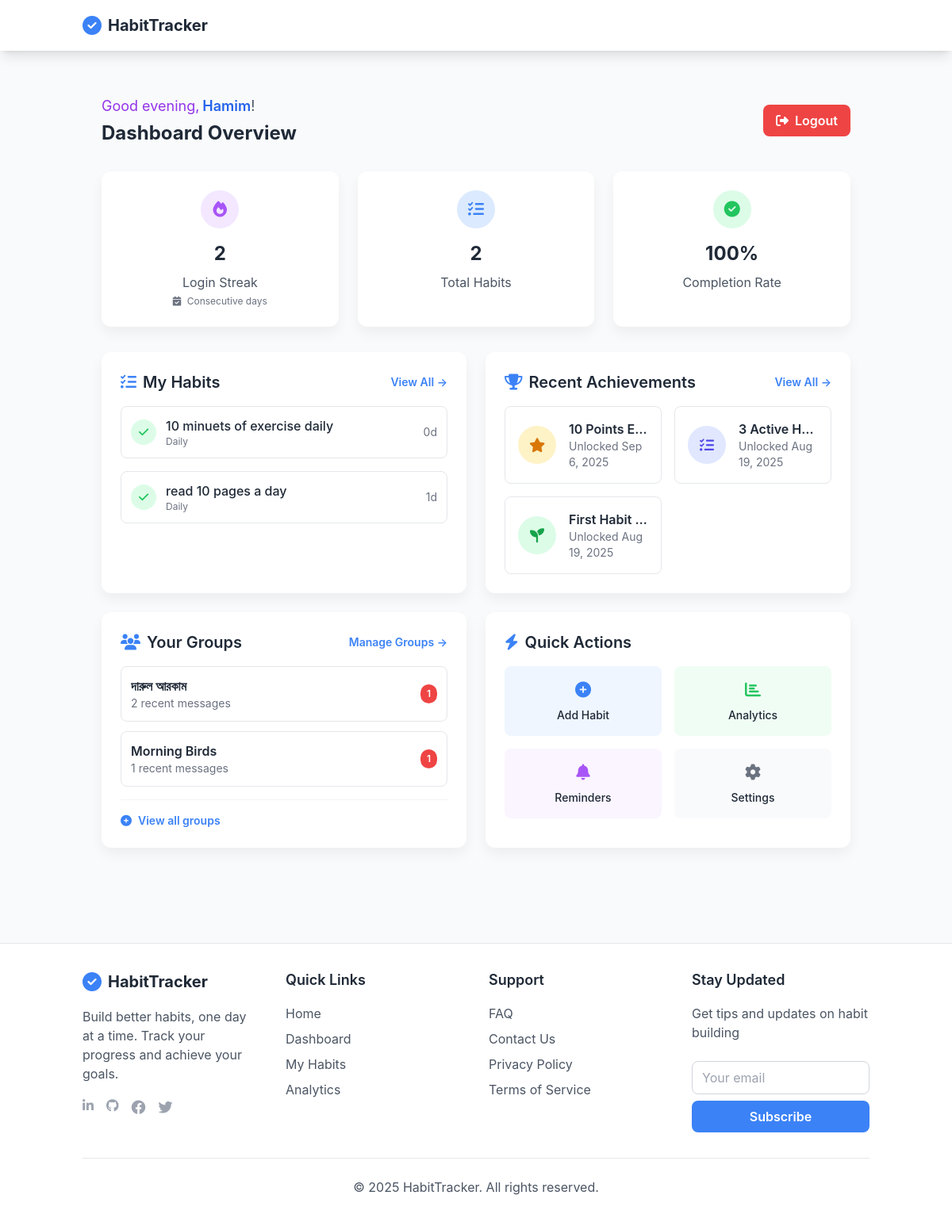
/dashboard.php (signed in), run on the app's committed database.
### tables this page shows
CREATE TABLE `user_settings` (
  `id` int(11) NOT NULL,
  `user_id` int(11) NOT NULL,
  `reminder_time` time DEFAULT '09:00:00',
  `enable_notifications` tinyint(1) DEFAULT 0,
  `last_missed_check` date DEFAULT NULL,
  `login_streak` int(11) DEFAULT 0,
  `last_login_date` date DEFAULT NULL
);

CREATE TABLE `habits` (
  `id` int(11) NOT NULL,
  `user_id` int(11) NOT NULL,
  `name` varchar(255) NOT NULL,
  `description` text DEFAULT NULL,
  `frequency` enum('daily','weekly','custom') NOT NULL,
  `custom_days` varchar(20) DEFAULT NULL,
  `start_date` date NOT NULL,
  `end_date` date DEFAULT NULL,
  `created_at` timestamp NOT NULL DEFAULT current_timestamp(),
  `category` enum('health','productivity','learning','fitness','others') DEFAULT 'health',
  `is_public` tinyint(1) DEFAULT 0,
  `is_visible_to_group` tinyint(1) DEFAULT 0
);

CREATE TABLE `habit_progress` (
  `id` int(11) NOT NULL,
  `habit_id` int(11) NOT NULL,
  `progress_date` date NOT NULL,
  `completed` tinyint(1) DEFAULT 0,
  `created_at` timestamp NOT NULL DEFAULT current_timestamp()
);

CREATE TABLE `user_streaks` (
  `id` int(11) NOT NULL,
  `user_id` int(11) NOT NULL,
  `habit_id` int(11) NOT NULL,
  `current_streak` int(11) DEFAULT 0,
  `longest_streak` int(11) DEFAULT 0,
  `last_updated` date DEFAULT NULL
);

CREATE TABLE `user_achievements` (
  `id` int(11) NOT NULL,
  `user_id` int(11) NOT NULL,
  `achievement_name` varchar(100) NOT NULL,
  `unlocked_at` timestamp NOT NULL DEFAULT current_timestamp()
);

CREATE TABLE `groups` (
  `id` int(11) NOT NULL,
  `name` varchar(100) NOT NULL,
  `description` text DEFAULT NULL,
  `created_by` int(11) DEFAULT NULL,
  `is_public` tinyint(1) DEFAULT 1,
  `created_at` timestamp NOT NULL DEFAULT current_timestamp(),
  `allow_member_visibility` tinyint(1) DEFAULT 1
);

### dashboard.php (the view, shortened to what the rows shown need)
<?php
require_once 'config.php';
$user_id = $_SESSION['user_id'];
$stmt = $pdo->prepare("SELECT * FROM habits WHERE user_id = ? ORDER BY created_at DESC");
$stmt->execute([$user_id]);
$habits = $stmt->fetchAll();
$stmt = $pdo->prepare("SELECT login_streak FROM user_settings WHERE user_id = ?");
$stmt->execute([$user_id]);
$login_streak = $stmt->fetch()['login_streak'] ?? 0;
$stmt = $pdo->prepare("
    SELECT achievement_name, unlocked_at
    FROM user_achievements
    WHERE user_id = ?
    ORDER BY unlocked_at DESC
    LIMIT 4
");
$stmt->execute([$user_id]);
$achievements = $stmt->fetchAll();
require_once 'header.php';
?>
<div id="dashboard-view" class="flex">
    <div class="flex-1">
        <div class="p-6">
            <div class="flex flex-col md:flex-row justify-between items-center mb-8">
                <div class="flex flex-col mb-4 md:mb-0">
                    <h1 class="text-2xl font-bold text-gray-800">Dashboard Overview</h1>
                </div>
            </div>
            <div class="grid grid-cols-1 md:grid-cols-3 gap-6 mb-8">
                <div class="app-card p-6 text-center">
                    <div class="w-12 h-12 bg-purple-100 rounded-full flex items-center justify-center mx-auto mb-4">
                        <i class="fas fa-fire text-purple-500 text-xl"></i>
                    </div>
                    <div class="text-2xl font-bold text-gray-800 mb-2">
                        <?php echo $login_streak; ?>
                    </div>
                    <div class="text-gray-600">Login Streak</div>
                    <div class="text-xs text-gray-500 mt-1">
                        <?php if ($login_streak > 0): ?>
                            <i class="fas fa-calendar-check mr-1"></i> Consecutive days
                        <?php else: ?>
                            <i class="fas fa-calendar mr-1"></i> Start your streak!
                        <?php endif; ?>
                    </div>
                </div>
            </div>
            <div class="grid grid-cols-1 lg:grid-cols-2 gap-6">
                <div class="app-card p-6">
                    <div class="flex items-center justify-between mb-4">
                        <h2 class="text-xl font-semibold text-gray-800 flex items-center">
                            <i class="fas fa-list-check text-blue-500 mr-2"></i>
                            My Habits
                        </h2>
                    </div>
                    <div class="space-y-4">
                        <?php if (empty($habits)): ?>
                            <div class="text-center py-8 text-gray-500">
                                <i class="fas fa-list-check text-3xl text-gray-300 mb-3"></i>
                                <p>No habits yet</p>
                                <a href="add-habit.php" class="text-blue-500 hover:text-blue-600 text-sm">
                                    Add your first habit
                                </a>
                            </div>
                        <?php else: ?>
                            <?php foreach (array_slice($habits, 0, 5) as $habit):
                                $today = date('Y-m-d');
                                $stmt = $pdo->prepare("SELECT completed FROM habit_progress WHERE habit_id = ? AND progress_date = ?");
                                $stmt->execute([$habit['id'], $today]);
                                $progress = $stmt->fetch();
                                $is_completed = $progress ? (bool)$progress['completed'] : false;
                                $stmt = $pdo->prepare("SELECT current_streak FROM user_streaks WHERE habit_id = ?");
                                $stmt->execute([$habit['id']]);
                                $streak_data = $stmt->fetch();
                                $streak = $streak_data ? $streak_data['current_streak'] : 0;
                            ?>
                                <div class="flex items-center justify-between p-3 border rounded-lg">
                                    <div class="flex items-center space-x-3">
                                        <div class="w-8 h-8 rounded-full flex items-center justify-center <?php echo $is_completed ? 'bg-green-100' : 'bg-yellow-100'; ?>">
                                            <i class="fas <?php echo $is_completed ? 'fa-check text-green-500' : 'fa-clock text-yellow-500'; ?> text-sm"></i>
                                        </div>
                                        <div>
                                            <div class="font-medium text-gray-800"><?php echo htmlspecialchars($habit['name']); ?></div>
                                            <div class="text-xs text-gray-500"><?php echo ucfirst($habit['frequency']); ?></div>
                                        </div>
                                    </div>
                                    <div class="flex items-center space-x-2">
                                        <span class="text-sm text-gray-500"><?php echo $streak; ?>d</span>
                                    </div>
                                </div>
                            <?php endforeach; ?>
                        <?php endif; ?>
                    </div>
                </div>
                <div class="app-card p-6">
                    <div class="flex items-center justify-between mb-4">
                        <h2 class="text-xl font-semibold text-gray-800 flex items-center">
                            <i class="fas fa-trophy text-blue-500 mr-2"></i>
                            Recent Achievements
                        </h2>
                    </div>
                    <?php if (empty($achievements)): ?>
                        <div class="text-center py-8 text-gray-500">
                            <i class="fas fa-trophy text-3xl text-gray-300 mb-3"></i>
                            <p class="text-lg font-medium mb-2">No achievements yet</p>
                            <p class="text-sm">Complete habits to unlock achievements!</p>
                        </div>
                    <?php else: ?>
                        <div class="grid grid-cols-1 md:grid-cols-2 gap-4">
                            <?php foreach ($achievements as $achievement):
                                $icon_class = '';
                                $color_class = 'bg-blue-100 text-blue-600';
                                $title = '';
                                switch ($achievement['achievement_name']) {
                                    case 'first-habit':
                                    case 'first-habit':
                                        $icon_class = 'fa-seedling';
                                        $color_class = 'bg-green-100 text-green-600';
                                        $title = 'First Habit Created';
                                        break;
                                    case 'three-habits':
                                    case 'three-habits':
                                        $icon_class = 'fa-list-check';
                                        $color_class = 'bg-indigo-100 text-indigo-600';
                                        $title = '3 Active Habits';
                                        break;
                                    case 'ten-points':
                                    case 'ten-points':
                                        $icon_class = 'fa-star';
                                        $color_class = 'bg-amber-100 text-amber-600';
                                        $title = '10 Points Earned';
                                        break;
                                }
                                $unlocked_date = '';
                                if (!empty($achievement['unlocked_at'])) {
                                    $unlocked_date = date('M j, Y', strtotime($achievement['unlocked_at']));
                                }
                            ?>
                                <div class="flex items-center p-4 bg-white rounded-lg border border-gray-200 hover:shadow-md transition">
                                    <div class="w-12 h-12 rounded-full flex items-center justify-center <?php echo $color_class; ?> mr-4 flex-shrink-0">
                                        <i class="fas <?php echo $icon_class; ?> text-lg"></i>
                                    </div>
                                    <div class="flex-1 min-w-0">
                                        <div class="font-semibold text-gray-800 truncate"><?php echo $title; ?></div>
                                        <?php if ($unlocked_date): ?>
                                            <div class="text-sm text-gray-500">Unlocked <?php echo $unlocked_date; ?></div>
                                        <?php else: ?>
                                            <div class="text-sm text-gray-500">Achievement unlocked</div>
                                        <?php endif; ?>
                                    </div>
                                </div>
                            <?php endforeach; ?>
                        </div>
                    <?php endif; ?>
                </div>
                <div class="app-card p-6">
                    <div class="flex items-center justify-between mb-4">
                        <h2 class="text-xl font-semibold text-gray-800 flex items-center">
                            <i class="fas fa-users text-blue-500 mr-2"></i>
                            Your Groups
                        </h2>
                    </div>
                    <?php
                    $stmt = $pdo->prepare("
                        SELECT g.*,
                               (SELECT COUNT(*) FROM group_messages gm WHERE gm.group_id = g.id AND gm.created_at > DATE_SUB(NOW(), INTERVAL 1 DAY)) as recent_activity
                        FROM groups g
                        JOIN group_members gm ON g.id = gm.group_id
                        WHERE gm.user_id = ?
                        ORDER BY recent_activity DESC, g.name ASC
                        LIMIT 3
                    ");
                    $stmt->execute([$user_id]);
                    $user_groups = $stmt->fetchAll();
                    ?>
                    <?php if (empty($user_groups)): ?>
                        <div class="text-center py-4 text-gray-500">
                            <i class="fas fa-users text-3xl text-gray-300 mb-2"></i>
                            <p class="mb-2">You're not in any groups yet</p>
                            <a href="groups.php" class="text-blue-500 hover:text-blue-600 text-sm font-semibold">
                                Join or create a group
                            </a>
                        </div>
                    <?php else: ?>
                        <div class="space-y-3">
                            <?php foreach ($user_groups as $group):
                                $stmt = $pdo->prepare("
                                    SELECT COUNT(*) as unread_count
                                    FROM group_messages
                                    WHERE group_id = ? AND created_at > DATE_SUB(NOW(), INTERVAL 12 HOUR)
                                ");
                                $stmt->execute([$group['id']]);
                                $unread_data = $stmt->fetch();
                                $unread_count = $unread_data['unread_count'];
                            ?>
                                <a href="group.php?id=<?php echo $group['id']; ?>" class="block p-3 border rounded-lg hover:bg-gray-50 transition group">
                                    <div class="flex items-center justify-between">
                                        <div class="flex-1 min-w-0">
                                            <h3 class="font-semibold text-gray-800 truncate group-hover:text-blue-600 transition">
                                                <?php echo htmlspecialchars($group['name']); ?>
                                            </h3>
                                            <p class="text-sm text-gray-500 truncate">
                                                <?php echo $group['recent_activity'] > 0 ? $group['recent_activity'] . ' recent messages' : 'No recent activity'; ?>
                                            </p>
                                        </div>
                                        <?php if ($unread_count > 0): ?>
                                            <span class="ml-2 bg-red-500 text-white text-xs font-semibold px-2 py-1 rounded-full">
                                                <?php echo $unread_count; ?>
                                            </span>
                                        <?php endif; ?>
                                    </div>
                                </a>
                            <?php endforeach; ?>
                        </div>
                    <?php endif; ?>
                </div>
                <div class="app-card p-6">
                    <h2 class="text-xl font-semibold text-gray-800 mb-4 flex items-center">
                        <i class="fas fa-bolt text-blue-500 mr-2"></i>
                        Quick Actions
                    </h2>
                </div>
            </div>
        </div>
    </div>
</div>
<?php require_once 'footer.php'; ?>

### data on the page
user_settings: login_streak "2"
habits: name "10 minuets of exercise daily", frequency "Daily", streak "0"
habits: name "read 10 pages a day", frequency "Daily", user_streaks.current_streak "1"
user_achievements: achievement_name "10 Points E…", unlocked_at "Sep 6, 2025"
user_achievements: achievement_name "3 Active H…", unlocked_at "Aug 19, 2025"
user_achievements: achievement_name "First Habit…", unlocked_at "Aug 19, 2025"
groups: name "দারুল আরকাম", recent_activity "2", unread_count "1"
groups: name "Morning Birds", recent_activity "1", unread_count "1"

### other printed values
$username "Hamim"
$total_habits "2"
$completion_rate "100"
